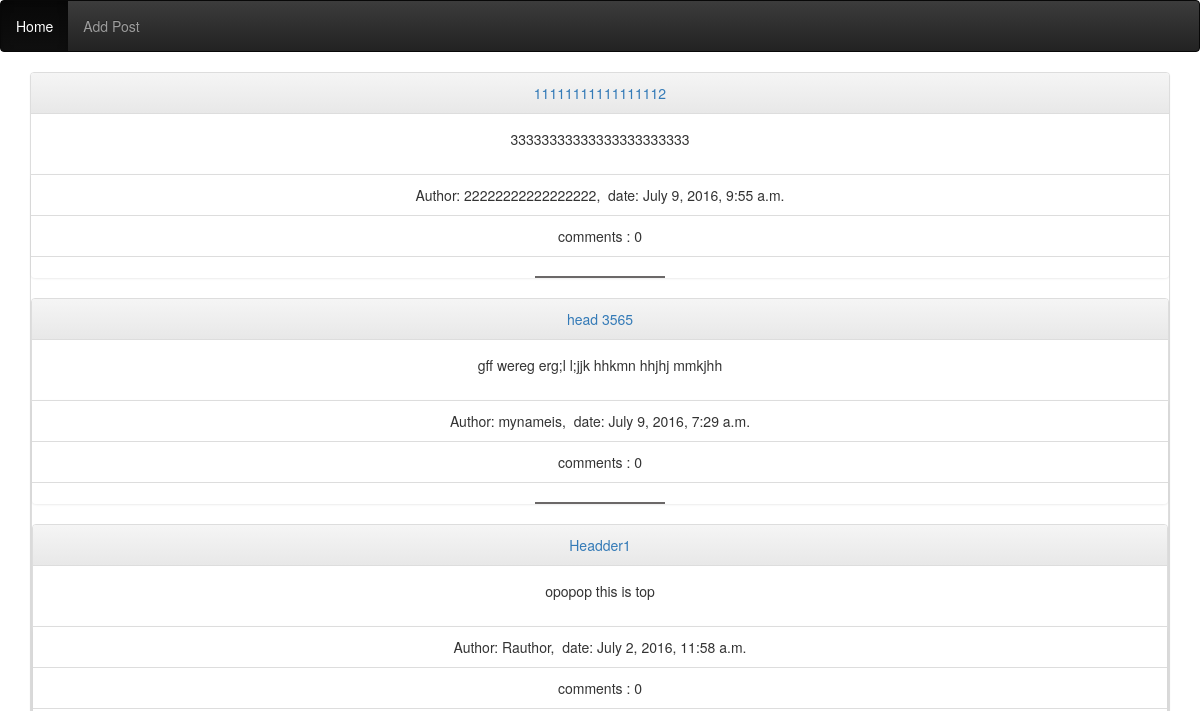
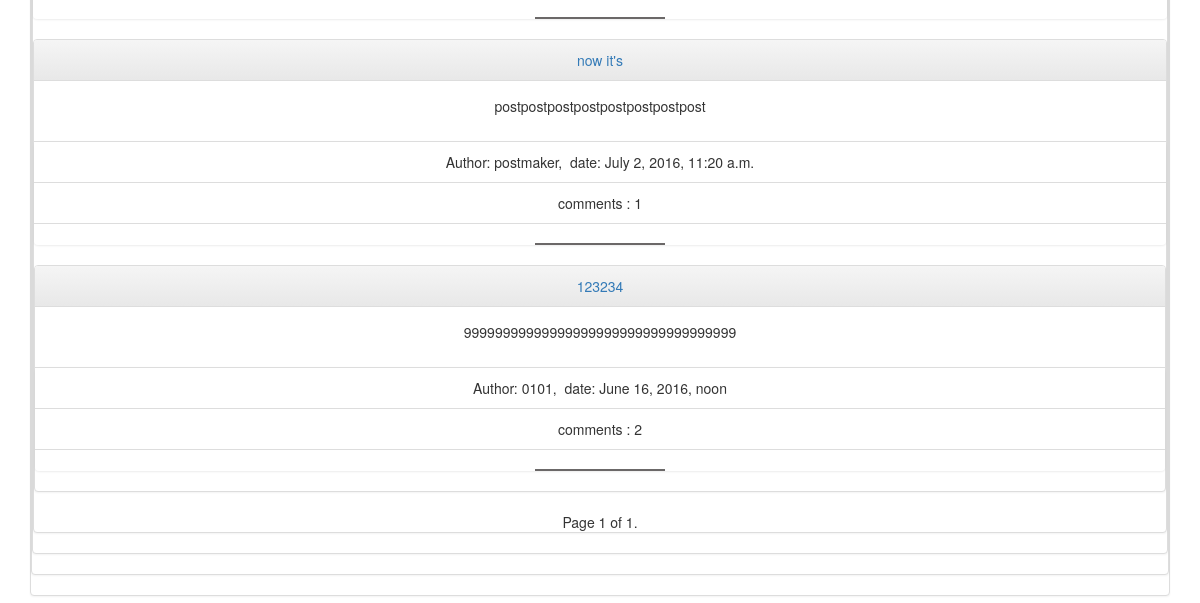
The app's page /blogApp/, older data (2 pictures, top to bottom).
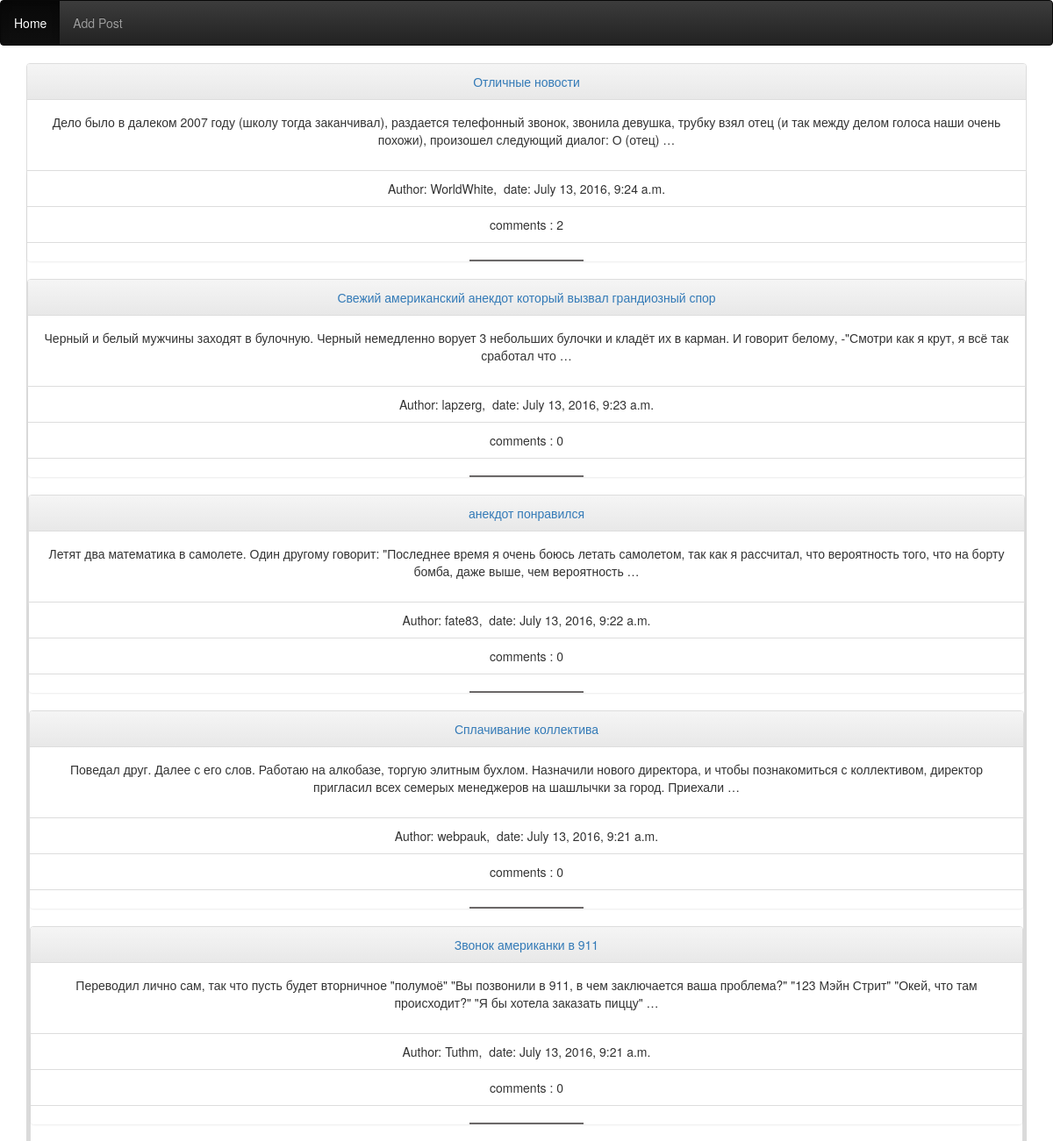
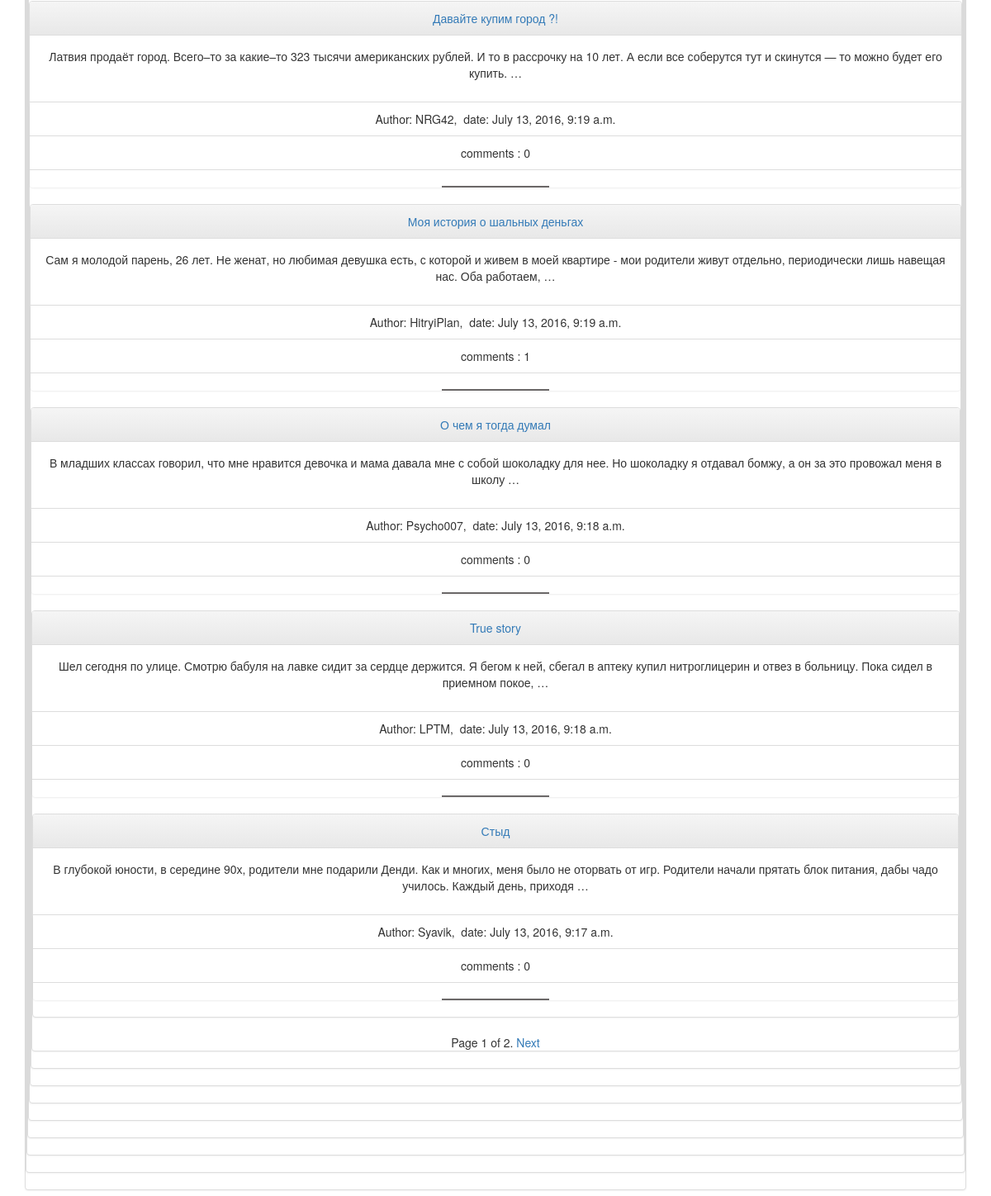
The same page, newer data (2 pictures, top to bottom).
### blogApp/models.py (models this page shows, shortened)
class BlogPost(models.Model):
    post_head = models.CharField("Head",max_length=150)
    post_text = models.CharField(max_length=10000)
    post_date = models.DateTimeField('date published')
    post_author = models.CharField(max_length=20)
    post_condition = models.BooleanField(default= False)

### blogApp/views.py (the view)
def index(request):
    posts_list = BlogPost.objects.filter(post_condition = True).order_by('-post_date')
    paginator = Paginator(posts_list, 10)
    page = request.GET.get('page')
    try:
        posts = paginator.page(page)
    except PageNotAnInteger:
        posts = paginator.page(1)
    except EmptyPage:
        posts = paginator.page(paginator.num_pages)
    vars = dict(posts=posts)
    return render_to_response('blogApp/index.html', vars, context_instance=RequestContext(request))

### blogApp/templates/blogApp/index.html (shortened to what this page needs)
{% load staticfiles %}
<link rel="stylesheet" type="text/css" href="{% static 'blogApp/bootstrap.min.css' %}" />
<link rel="stylesheet" type="text/css" href="{% static 'blogApp/jquery-3.0.0.min.js' %}" />
<link rel="stylesheet" type="text/css" href="{% static 'blogApp/bootstrap-theme.min.css' %}" />
{% block content %}
<nav class="navbar navbar-inverse">
<ul class="nav navbar-nav">
  <li role="presentation" class="active"><a href="{% url 'blog:index' %}">Home</a></li>
  <li role="presentation"><a href="{%url 'blog:add_post' %}">Add Post</a></li>
</ul>
</nav>
    <div id="post" class="container" align="center">
        {%for post in posts%}
        <div class="panel panel-default">
  <div class="panel-heading"><a href="{% url 'blog:detail' post.id %}">{{ post.post_head }}</a></div>
  <div class="panel-body">
    <p>{{ post.post_text|truncatewords:30|safe  }}</p>
  </div>
  <ul class="list-group">
    <li class="list-group-item">Author: {{post.post_author}},  &nbsp;date: {{ post.post_date }}</li>
    <li class="list-group-item">comments : {{ post.comments_set.count }}</li>
      <hr>
  </ul>
            {%endfor%}
</div>
    <div id="pages" align="center">
    <span class="current">
        Page {{ posts.number }} of {{ posts.paginator.num_pages }}.
    </span>
        {% if posts.has_next %}
            <a href="?page={{ posts.next_page_number }}">Next</a>
        {% endif %}
    </div>
    </div>
{% endblock %}

### blogApp/templates/blogApp/index.html (style rules this page uses)
hr { width: 130px; border: none; background-color: #6b6868; color: rgba(63, 66, 61, 0.97); height: 2px; }

Row changes from the older to the newer data that the page shows:
removed BlogPost: post_head "11111111111111112", post_text "33333333333333333333333", post_author "22222222222222222", post_date "July 9, 2016, 9:55 a.m.", comments_set.count "0"
removed BlogPost: post_head "head 3565", post_text "gff wereg erg;l l;jjk hhkmn hhjhj mmkjhh", post_author "mynameis", post_date "July 9, 2016, 7:29 a.m.", comments_set.count "0"
removed BlogPost: post_head "Headder1", post_text "opopop this is top", post_author "Rauthor", post_date "July 2, 2016, 11:58 a.m.", comments_set.count "0"
removed BlogPost: post_head "now it's", post_text "postpostpostpostpostpostpostpost", post_author "postmaker", post_date "July 2, 2016, 11:20 a.m.", comments_set.count "1"
removed BlogPost: post_head "123234", post_text "99999999999999999999999999999999999", post_author "0101", post_date "June 16, 2016, noon", comments_set.count "2"
added BlogPost: post_head "Отличные новости", post_text "Дело было в далеком 2007 году (школу тогда заканчивал), раздается телефонный звонок, звонила девушка, трубку взял отец (и так между делом голоса наши очень похожи), произошел следующий диалог: О (отец) …", post_author "WorldWhite", post_date "July 13, 2016, 9:24 a.m.", comments_set.count "2"
added BlogPost: post_head "Свежий американский анекдот который вызвал грандиозный спор", post_text "Черный и белый мужчины заходят в булочную. Черный немедленно ворует 3 небольших булочки и кладёт их в карман. И говорит белому, -\"Смотри как я крут, я всё так сработал что …", post_author "lapzerg", post_date "July 13, 2016, 9:23 a.m.", comments_set.count "0"
added BlogPost: post_head "анекдот понравился", post_text "Летят два математика в самолете. Один другому говорит: \"Последнее время я очень боюсь летать самолетом, так как я рассчитал, что вероятность того, что на борту бомба, даже выше, чем вероятность …", post_author "fate83", post_date "July 13, 2016, 9:22 a.m.", comments_set.count "0"
added BlogPost: post_head "Сплачивание коллектива", post_text "Поведал друг. Далее с его слов. Работаю на алкобазе, торгую элитным бухлом. Назначили нового директора, и чтобы познакомиться с коллективом, директор пригласил всех семерых менеджеров на шашлычки за город. Приехали …", post_author "webpauk", post_date "July 13, 2016, 9:21 a.m.", comments_set.count "0"
added BlogPost: post_head "Звонок американки в 911", post_text "Переводил лично сам, так что пусть будет вторничное \"полумоё\" \"Вы позвонили в 911, в чем заключается ваша проблема?\" \"123 Мэйн Стрит\" \"Окей, что там происходит?\" \"Я бы хотела заказать пиццу\" …", post_author "Tuthm", post_date "July 13, 2016, 9:21 a.m.", comments_set.count "0"
added BlogPost: post_head "Давайте купим город ?!", post_text "Латвия продаёт город. Всего–то за какие–то 323 тысячи американских рублей. И то в рассрочку на 10 лет. А если все соберутся тут и скинутся — то можно будет его купить. …", post_author "NRG42", post_date "July 13, 2016, 9:19 a.m.", comments_set.count "0"
added BlogPost: post_head "Моя история о шальных деньгах", post_text "Сам я молодой парень, 26 лет. Не женат, но любимая девушка есть, с которой и живем в моей квартире - мои родители живут отдельно, периодически лишь навещая нас. Оба работаем, …", post_author "HitryiPlan", post_date "July 13, 2016, 9:19 a.m.", comments_set.count "1"
added BlogPost: post_head "О чем я тогда думал", post_text "В младших классах говорил, что мне нравится девочка и мама давала мне с собой шоколадку для нее. Но шоколадку я отдавал бомжу, а он за это провожал меня в школу …", post_author "Psycho007", post_date "July 13, 2016, 9:18 a.m.", comments_set.count "0"
added BlogPost: post_head "True story", post_text "Шел сегодня по улице. Смотрю бабуля на лавке сидит за сердце держится. Я бегом к ней, сбегал в аптеку купил нитроглицерин и отвез в больницу. Пока сидел в приемном покое, …", post_author "LPTM", post_date "July 13, 2016, 9:18 a.m.", comments_set.count "0"
added BlogPost: post_head "Стыд", post_text "В глубокой юности, в середине 90х, родители мне подарили Денди. Как и многих, меня было не оторвать от игр. Родители начали прятать блок питания, дабы чадо училось. Каждый день, приходя …", post_author "Syavik", post_date "July 13, 2016, 9:17 a.m.", comments_set.count "0"
Text that changed along with them:
{{ posts.paginator.num_pages }}: "1" → "2"
text now shown: "Next"
